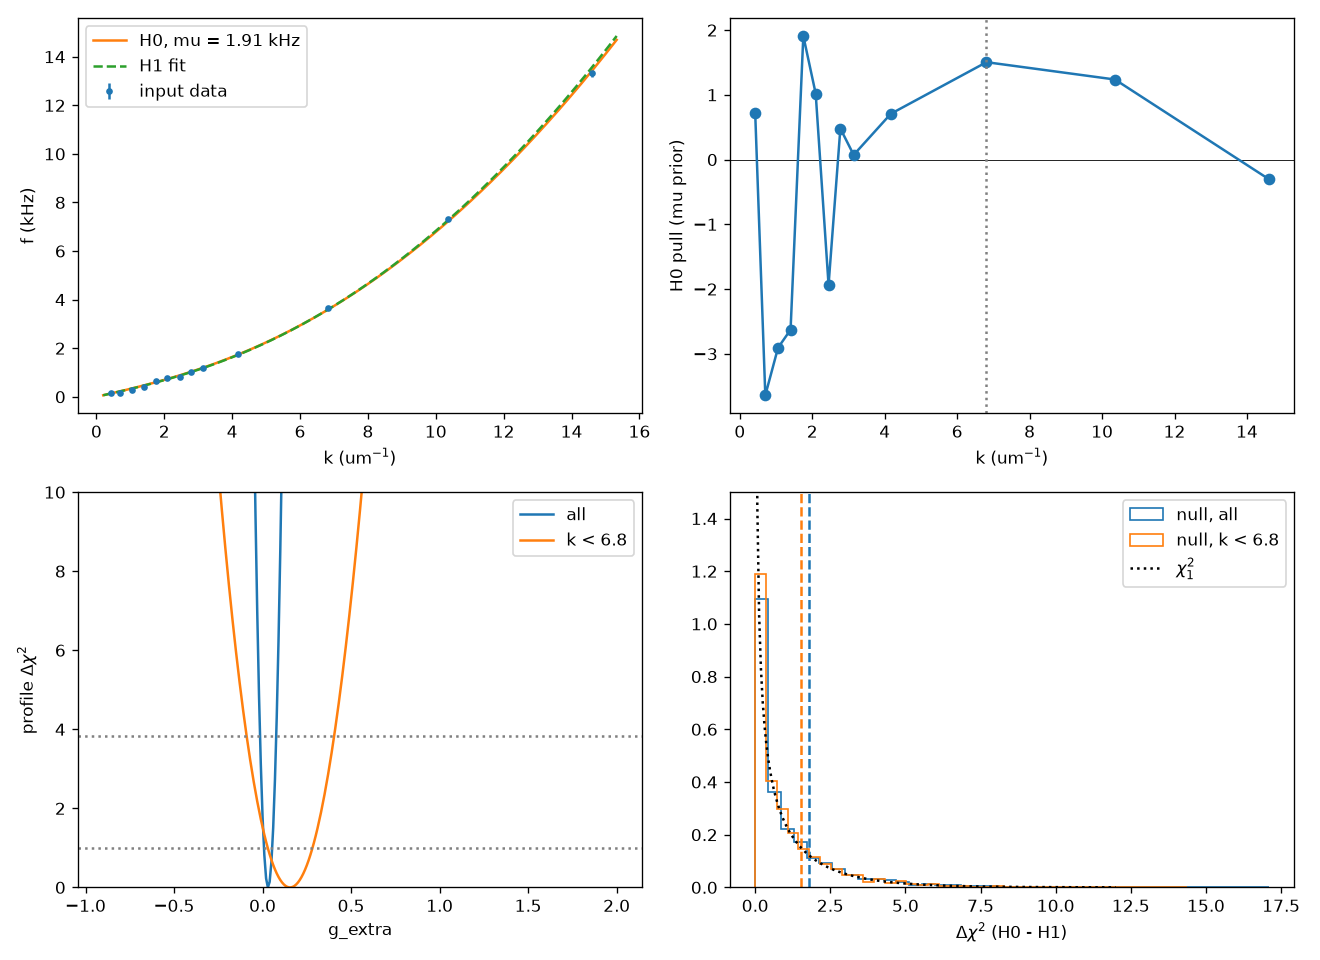

The script that saved this image:
#!/usr/bin/env python3
# -*- coding: utf-8 -*-
"""
Steinhauer et al. (2002) BEC spectrum residual test -- V3
=========================================================
PRL 88, 120407 (2002), arXiv:cond-mat/0111438

H0 : LDA Bogoliubov spectrum (Eq. 4), omega = hbar k^2 / (2 m S(k))
H1 : H0 + extra quartic term, gamma_total = (1 + g_extra) * hbar^2/(4 m^2)

New in V3 (relative to steinhauer_test.py):
  1. Gaussian prior on mu/h = 1.91 +/- 0.09 kHz (independently measured in
     the paper) added as an extra residual term in chi^2.
  2. Covariance matrix and mu--g_extra correlation from the fit Jacobian.
  3. Profile likelihood for g_extra (mu re-fitted at each g) -> 68%/95% CI.
  5. Optional low-k cut scan (--kmin-scan): repeats the fit for fixed k_min
     thresholds to check that g_extra does not depend on the low-k region.
  4. Null test: pseudo-experiments generated from H0 with the published mu
     (and a re-drawn mu "measurement" for the prior) -> empirical distribution
     of Delta chi^2 under H0 -> empirical p-value.

g_extra is a relative correction to the Bogoliubov k^4 coefficient.
It is NOT an estimate of the fundamental Lambda of the GW / strong-field
model: no theoretical bridge between the two exists.

Usage:
    python steinhauer_test_v3.py [path/to/data.csv] [--nnull 2000] [--kmin-scan]
CSV columns: k_um_inv, f_khz, sigma_khz
"""

import os
import sys
import argparse
import numpy as np
import pandas as pd
import matplotlib
matplotlib.use("Agg")
import matplotlib.pyplot as plt
from scipy.optimize import least_squares
from scipy.stats import chi2 as chi2_dist

HBAR = 1.054571817e-34
M_RB87 = 1.44316060e-25
GAMMA_STD = HBAR**2 / (4.0 * M_RB87**2)
C_EFF = 2.0e-3                  # m/s, published, only for unit bookkeeping

MU_PUB_KHZ = 1.91               # published time-averaged mu/h
MU_ERR_KHZ = 0.09
K_CLEAN_MAX = 6.8e6             # s-wave scattering visible above this (paper)

MU_BOUNDS = (0.2, 10.0)
G_BOUNDS = (-0.99, 100.0)


# ------------------------------------------------------------------ physics
def mu_joule(mu_khz):
    return mu_khz * 1e3 * 2.0 * np.pi * HBAR


def structure_factor_lda(k, mu):
    kin = HBAR**2 * k**2 / (2.0 * M_RB87)
    a = 2.0 * mu / kin
    sa = np.sqrt(a)
    t1 = (3.0 + a) / (4.0 * a**2)
    t2 = ((3.0 + 2.0 * a - a**2) / (16.0 * a**2.5)
          * (np.pi + 2.0 * np.arctan((a - 1.0) / (2.0 * sa))))
    return 15.0 / 4.0 * (t1 - t2)


def c_ld(k, mu):
    S = structure_factor_lda(k, mu)
    return HBAR * k / (2.0 * M_RB87) * np.sqrt(np.maximum(S**-2 - 1.0, 0.0))


def f_model(k, mu_khz, g=0.0):
    """Frequency in Hz."""
    mu = mu_joule(mu_khz)
    c = c_ld(k, mu)
    w2 = c**2 * k**2 + GAMMA_STD * (1.0 + g) * k**4
    return np.sqrt(np.maximum(w2, 0.0)) / (2.0 * np.pi)


# ------------------------------------------------------------------ fitting
def residuals(theta, k, f, s, model, mu_prior):
    mu_khz = theta[0]
    g = theta[1] if model == "H1" else 0.0
    r = (f_model(k, mu_khz, g) - f) / s
    if mu_prior is not None:
        r = np.append(r, (mu_khz - mu_prior) / MU_ERR_KHZ)
    return r


def fit(k, f, s, model, mu_prior=MU_PUB_KHZ, g_fixed=None):
    if model == "H0":
        x0, lo, hi = [MU_PUB_KHZ], [MU_BOUNDS[0]], [MU_BOUNDS[1]]
        fun = lambda th: residuals(th, k, f, s, "H0", mu_prior)
    elif g_fixed is not None:   # profile: H1 with g fixed, mu free
        x0, lo, hi = [MU_PUB_KHZ], [MU_BOUNDS[0]], [MU_BOUNDS[1]]
        fun = lambda th: residuals([th[0], g_fixed], k, f, s, "H1", mu_prior)
    else:
        x0 = [MU_PUB_KHZ, 0.0]
        lo, hi = [MU_BOUNDS[0], G_BOUNDS[0]], [MU_BOUNDS[1], G_BOUNDS[1]]
        fun = lambda th: residuals(th, k, f, s, "H1", mu_prior)
    res = least_squares(fun, x0, bounds=(lo, hi), x_scale="jac")
    return res, float(np.sum(res.fun**2))


def covariance(res):
    J = res.jac
    try:
        cov = np.linalg.inv(J.T @ J)
    except np.linalg.LinAlgError:
        cov = np.linalg.pinv(J.T @ J)
    return cov


def profile_g(k, f, s, g_grid, mu_prior=MU_PUB_KHZ):
    return np.array([fit(k, f, s, "H1", mu_prior, g_fixed=g)[1] for g in g_grid])


def interval_from_profile(g_grid, prof, level):
    ok = g_grid[prof - prof.min() <= level]
    return (ok.min(), ok.max()) if ok.size else (np.nan, np.nan)


def null_test(k, s, nnull, seed, use_prior=True):
    """Pseudo-experiments from H0 at the published mu."""
    rng = np.random.default_rng(seed)
    f_true = f_model(k, MU_PUB_KHZ, 0.0)
    d = np.empty(nnull)
    g_hat = np.empty(nnull)
    for i in range(nnull):
        f_sim = f_true + rng.normal(0.0, s)
        prior = MU_PUB_KHZ + rng.normal(0.0, MU_ERR_KHZ) if use_prior else None
        _, c0 = fit(k, f_sim, s, "H0", prior)
        r1, c1 = fit(k, f_sim, s, "H1", prior)
        d[i] = c0 - c1
        g_hat[i] = r1.x[1]
    return d, g_hat


# ------------------------------------------------------------------ analysis
def analyse(k, f, s, label, nnull, seed):
    n = len(k)
    print("\n" + "=" * 72)
    print(f"{label}   (N = {n}, k = {k.min()/1e6:.2f}-{k.max()/1e6:.2f} um^-1)")
    print("=" * 72)

    out = {}
    for tag, prior in [("no prior", None), ("mu prior", MU_PUB_KHZ)]:
        r0, c0 = fit(k, f, s, "H0", prior)
        r1, c1 = fit(k, f, s, "H1", prior)
        cov = covariance(r1)
        sig = np.sqrt(np.diag(cov))
        rho = cov[0, 1] / (sig[0] * sig[1])
        dchi = c0 - c1
        print(f"\n[{tag}]")
        print(f"  H0: mu/h = {r0.x[0]:.4f} kHz                       chi2 = {c0:.3f}")
        print(f"  H1: mu/h = {r1.x[0]:.4f} +/- {sig[0]:.4f} kHz")
        print(f"      g_extra = {r1.x[1]:+.4f} +/- {sig[1]:.4f}          chi2 = {c1:.3f}")
        print(f"      corr(mu, g_extra) = {rho:+.3f}")
        print(f"  Delta chi2 = {dchi:.3f}   Delta AIC = {2 - dchi:+.3f}   "
              f"Delta BIC = {np.log(n) - dchi:+.3f}   "
              f"asymptotic p = {chi2_dist.sf(max(dchi, 0), 1):.4g}")
        out[tag] = dict(r0=r0, r1=r1, c0=c0, c1=c1, dchi=dchi, rho=rho)

    # profile likelihood (with prior)
    g_grid = np.linspace(-0.9, 2.0, 291)
    prof = profile_g(k, f, s, g_grid)
    ci68 = interval_from_profile(g_grid, prof, 1.0)
    ci95 = interval_from_profile(g_grid, prof, 3.84)
    print("\n[profile likelihood, mu prior]")
    print(f"  g_extra 68% CI: [{ci68[0]:+.3f}, {ci68[1]:+.3f}]")
    print(f"  g_extra 95% CI: [{ci95[0]:+.3f}, {ci95[1]:+.3f}]")
    print(f"  -> Lambda_extra 95% CI: [{ci95[0]*GAMMA_STD/C_EFF**2:+.2e}, "
          f"{ci95[1]*GAMMA_STD/C_EFF**2:+.2e}] m^2  (bookkeeping only)")

    # null test
    print(f"\n[null test: {nnull} pseudo-experiments from H0, mu = {MU_PUB_KHZ} kHz]")
    d_null, g_null = null_test(k, s, nnull, seed)
    d_obs = out["mu prior"]["dchi"]
    p_emp = (np.sum(d_null >= d_obs) + 1) / (nnull + 1)
    print(f"  null Delta chi2: median {np.median(d_null):.3f}, "
          f"95th pct {np.percentile(d_null, 95):.3f}, 99th pct {np.percentile(d_null, 99):.3f}")
    print(f"  null g_extra: median {np.median(g_null):+.4f}, "
          f"std {np.std(g_null):.4f}  (bias check: median should be ~0)")
    print(f"  observed Delta chi2 = {d_obs:.3f}  ->  empirical p = {p_emp:.4f}")

    # goodness of fit of H0 itself
    c0 = out["mu prior"]["c0"]
    p_gof = chi2_dist.sf(c0, n)   # N data + 1 prior - 1 parameter = N dof
    print(f"\n[H0 goodness of fit, mu prior]  chi2 = {c0:.2f}, dof = {n}, p = {p_gof:.4f}")

    pulls = (f - f_model(k, out["mu prior"]["r0"].x[0])) / s
    runs = 1 + np.sum(np.sign(pulls[1:]) != np.sign(pulls[:-1]))
    npos, nneg = np.sum(pulls > 0), np.sum(pulls < 0)
    exp_runs = 1 + 2 * npos * nneg / max(npos + nneg, 1)
    print(f"  pulls: {np.round(pulls, 2)}")
    print(f"  sign runs = {runs} (expected ~{exp_runs:.1f} for random residuals)")

    return dict(out=out, g_grid=g_grid, prof=prof, d_null=d_null,
                d_obs=d_obs, p_emp=p_emp, pulls=pulls)


def kmin_scan(k, f, s, kmins, nnull, seed):
    """Robustness scan: drop points below a fixed k threshold (not selected by pull)."""
    print("\n" + "=" * 72)
    print("LOW-k CUT SCAN (mu prior; thresholds fixed in k, not chosen by residuals)")
    print("=" * 72)
    print("k_min   N   chi2_H0/dof   p_gof    g_extra          dchi2   p_emp   g 95% CI")
    g_grid = np.linspace(-0.9, 2.0, 291)
    rows = []
    for j, kmin in enumerate(kmins):
        m = k >= kmin * 1e6
        n = int(m.sum())
        if n < 4:
            continue
        kk, ff, ss = k[m], f[m], s[m]
        r0, c0 = fit(kk, ff, ss, "H0")
        r1, c1 = fit(kk, ff, ss, "H1")
        sg = np.sqrt(np.diag(covariance(r1)))[1]
        lo, hi = interval_from_profile(g_grid, profile_g(kk, ff, ss, g_grid), 3.84)
        d_null, _ = null_test(kk, ss, nnull, seed + 100 + j)
        d = c0 - c1
        p_emp = (np.sum(d_null >= d) + 1) / (nnull + 1)
        p_gof = chi2_dist.sf(c0, n)
        print(f"{kmin:5.2f} {n:3d}   {c0:6.1f}/{n:<3d}    {p_gof:.4f}   {r1.x[1]:+.3f}+/-{sg:.3f}   "
              f"{d:5.2f}   {p_emp:.3f}   [{lo:+.2f}, {hi:+.2f}]")
        rows.append(dict(k_min=kmin, N=n, chi2_H0=c0, p_gof=p_gof, g_extra=r1.x[1],
                         g_err=sg, dchi2=d, p_emp=p_emp, g_lo95=lo, g_hi95=hi))
    return pd.DataFrame(rows)


def plot(k, f, s, res_all, res_clean, fname):
    fig, ax = plt.subplots(2, 2, figsize=(11, 8))
    kk = np.linspace(0.2e6, k.max() * 1.05, 400)
    a = ax[0, 0]
    a.errorbar(k / 1e6, f / 1e3, s / 1e3, fmt="o", ms=3, label="input data")
    a.plot(kk / 1e6, f_model(kk, MU_PUB_KHZ) / 1e3, label="H0, mu = 1.91 kHz")
    r1 = res_all["out"]["mu prior"]["r1"]
    a.plot(kk / 1e6, f_model(kk, *r1.x) / 1e3, "--", label="H1 fit")
    a.set_xlabel("k (um$^{-1}$)"); a.set_ylabel("f (kHz)"); a.legend()

    a = ax[0, 1]
    a.axhline(0, c="k", lw=0.5)
    a.plot(k / 1e6, res_all["pulls"], "o-")
    a.axvline(K_CLEAN_MAX / 1e6, c="gray", ls=":")
    a.set_xlabel("k (um$^{-1}$)"); a.set_ylabel("H0 pull (mu prior)")

    a = ax[1, 0]
    for r, lab in [(res_all, "all"), (res_clean, "k < 6.8")]:
        a.plot(r["g_grid"], r["prof"] - r["prof"].min(), label=lab)
    for lvl in (1.0, 3.84):
        a.axhline(lvl, c="gray", ls=":")
    a.set_ylim(0, 10); a.set_xlabel("g_extra"); a.set_ylabel("profile $\\Delta\\chi^2$")
    a.legend()

    a = ax[1, 1]
    for r, lab in [(res_all, "all"), (res_clean, "k < 6.8")]:
        h = a.hist(r["d_null"], bins=40, histtype="step", density=True, label=f"null, {lab}")
        a.axvline(r["d_obs"], color=h[2][0].get_edgecolor(), ls="--")
    x = np.linspace(0.01, 12, 200)
    a.plot(x, chi2_dist.pdf(x, 1), "k:", label="$\\chi^2_1$")
    a.set_xlabel("$\\Delta\\chi^2$ (H0 - H1)"); a.set_ylim(0, 1.5); a.legend()

    plt.tight_layout()
    plt.savefig(fname, dpi=120)
    print(f"\nPlot saved: {fname}")


def main():
    here = os.path.dirname(os.path.abspath(__file__))
    ap = argparse.ArgumentParser()
    ap.add_argument("csv", nargs="?", default=os.path.join(here, "steinhauer_fig3a.csv"))
    ap.add_argument("--nnull", type=int, default=2000)
    ap.add_argument("--seed", type=int, default=12345)
    ap.add_argument("--kmin-scan", action="store_true",
                    help="also run the low-k cut robustness scan")
    ap.add_argument("--kmins", type=float, nargs="+",
                    default=[0.0, 0.5, 0.8, 1.2, 1.5, 2.0],
                    help="k_min thresholds in um^-1 for the scan")
    args = ap.parse_args()

    df = pd.read_csv(args.csv).dropna(subset=["k_um_inv", "f_khz", "sigma_khz"])
    df = df.sort_values("k_um_inv")
    k = df.k_um_inv.to_numpy(float) * 1e6
    f = df.f_khz.to_numpy(float) * 1e3
    s = df.sigma_khz.to_numpy(float) * 1e3
    if np.any(s <= 0):
        sys.exit("All sigma_khz values must be > 0.")

    print("STEINHAUER 2002 -- BEC RESIDUAL TEST V3")
    print(f"input: {args.csv}")
    print("NOTE: g_extra is a relative correction to the Bogoliubov k^4 term,")
    print("      not a measurement of the fundamental Lambda.")

    res_all = analyse(k, f, s, "ALL POINTS", args.nnull, args.seed)
    m = k < K_CLEAN_MAX
    res_clean = analyse(k[m], f[m], s[m], "CLEAN REGION k < 6.8 um^-1", args.nnull, args.seed + 1)

    plot(k, f, s, res_all, res_clean, os.path.join(os.getcwd(), "steinhauer_test_v3.png"))

    if args.kmin_scan:
        scan = kmin_scan(k, f, s, args.kmins, min(args.nnull, 1000), args.seed)
        out = os.path.join(os.getcwd(), "steinhauer_kmin_scan.csv")
        scan.to_csv(out, index=False)
        print(f"\nScan table saved: {out}")


if __name__ == "__main__":
    main()
